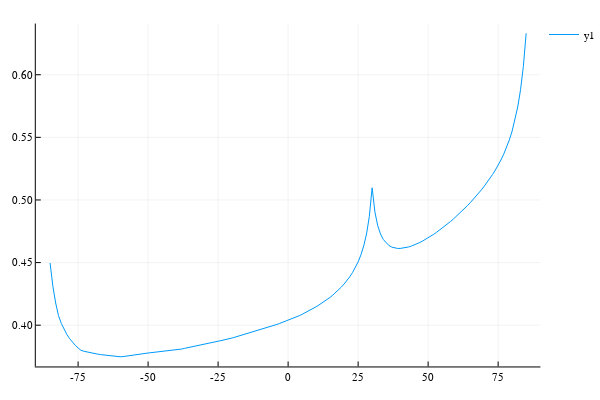

Notebook code cell kept with this figure:
### Code cell
VZA=-85:1:85
plot(VZA, reflNIR)

### Figure 1 — Plotly figure (JSON) as saved in the notebook; plotly's stock layout.template omitted (floating-point values rounded to 4 significant figures; data arrays with more than 128 entries replaced by an {"elided": "..."} marker saying what was removed)
{"data": [{"colorbar": {"title": ""}, "legendgroup": "y1", "line": {"color": "rgba(0, 154, 250, 1.000)", "dash": "solid", "shape": "linear", "width": 1}, "mode": "lines", "name": "y1", "showlegend": true, "type": "scatter", "x": {"elided": "171 int values"}, "xaxis": "x1", "y": {"elided": "171 float values"}, "yaxis": "y1", "zmax": null, "zmin": null}], "layout": {"annotations": [], "height": 400, "legend": {"bgcolor": "rgba(255, 255, 255, 1.000)", "bordercolor": "rgba(0, 0, 0, 1.000)", "font": {"color": "rgba(0, 0, 0, 1.000)", "family": "sans-serif", "size": 11}, "tracegroupgap": 0, "x": 1, "y": 1}, "margin": {"b": 20, "l": 0, "r": 0, "t": 20}, "paper_bgcolor": "rgba(255, 255, 255, 1.000)", "plot_bgcolor": "rgba(255, 255, 255, 1.000)", "showlegend": true, "width": 600, "xaxis": {"anchor": "y1", "domain": [0.06582, 0.9934], "gridcolor": "rgba(0, 0, 0, 0.100)", "gridwidth": 0.5, "linecolor": "rgba(0, 0, 0, 1.000)", "mirror": false, "range": [-90.1, 90.1], "showgrid": true, "showline": true, "showticklabels": true, "tickangle": 0, "tickcolor": "rgb(0, 0, 0)", "tickfont": {"color": "rgba(0, 0, 0, 1.000)", "family": "sans-serif", "size": 11}, "tickmode": "array", "ticks": "inside", "ticktext": ["-75", "-50", "-25", "0", "25", "50", "75"], "tickvals": [-75, -50, -25, 0, 25, 50, 75], "title": "", "titlefont": {"color": "rgba(0, 0, 0, 1.000)", "family": "sans-serif", "size": 15}, "type": "-", "visible": true, "zeroline": false, "zerolinecolor": "rgba(0, 0, 0, 1.000)"}, "yaxis": {"anchor": "x1", "domain": [0.03762, 0.9902], "gridcolor": "rgba(0, 0, 0, 0.100)", "gridwidth": 0.5, "linecolor": "rgba(0, 0, 0, 1.000)", "mirror": false, "range": [0.367, 0.6409], "showgrid": true, "showline": true, "showticklabels": true, "tickangle": 0, "tickcolor": "rgb(0, 0, 0)", "tickfont": {"color": "rgba(0, 0, 0, 1.000)", "family": "sans-serif", "size": 11}, "tickmode": "array", "ticks": "inside", "ticktext": ["0.40", "0.45", "0.50", "0.55", "0.60"], "tickvals": [0.4, 0.45, 0.5, 0.55, 0.6], "title": "", "titlefont": {"color": "rgba(0, 0, 0, 1.000)", "family": "sans-serif", "size": 15}, "type": "-", "visible": true, "zeroline": false, "zerolinecolor": "rgba(0, 0, 0, 1.000)"}}}
